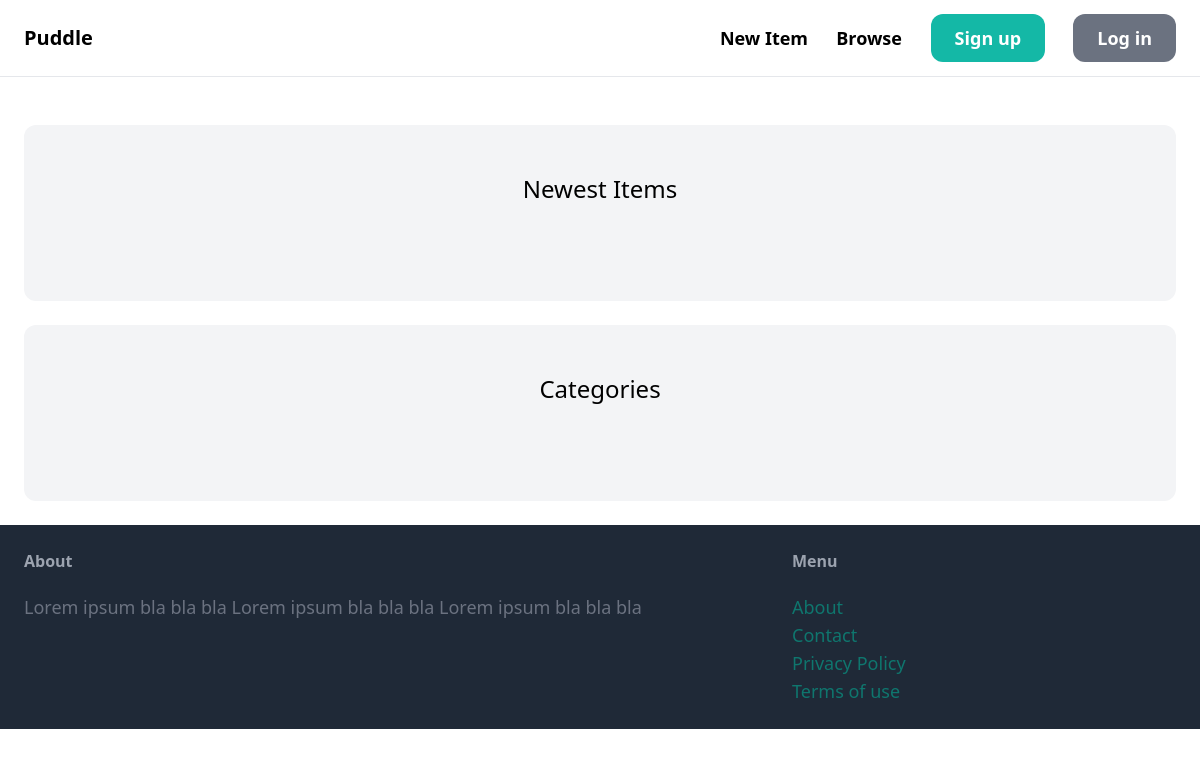
The app's page /, older data.
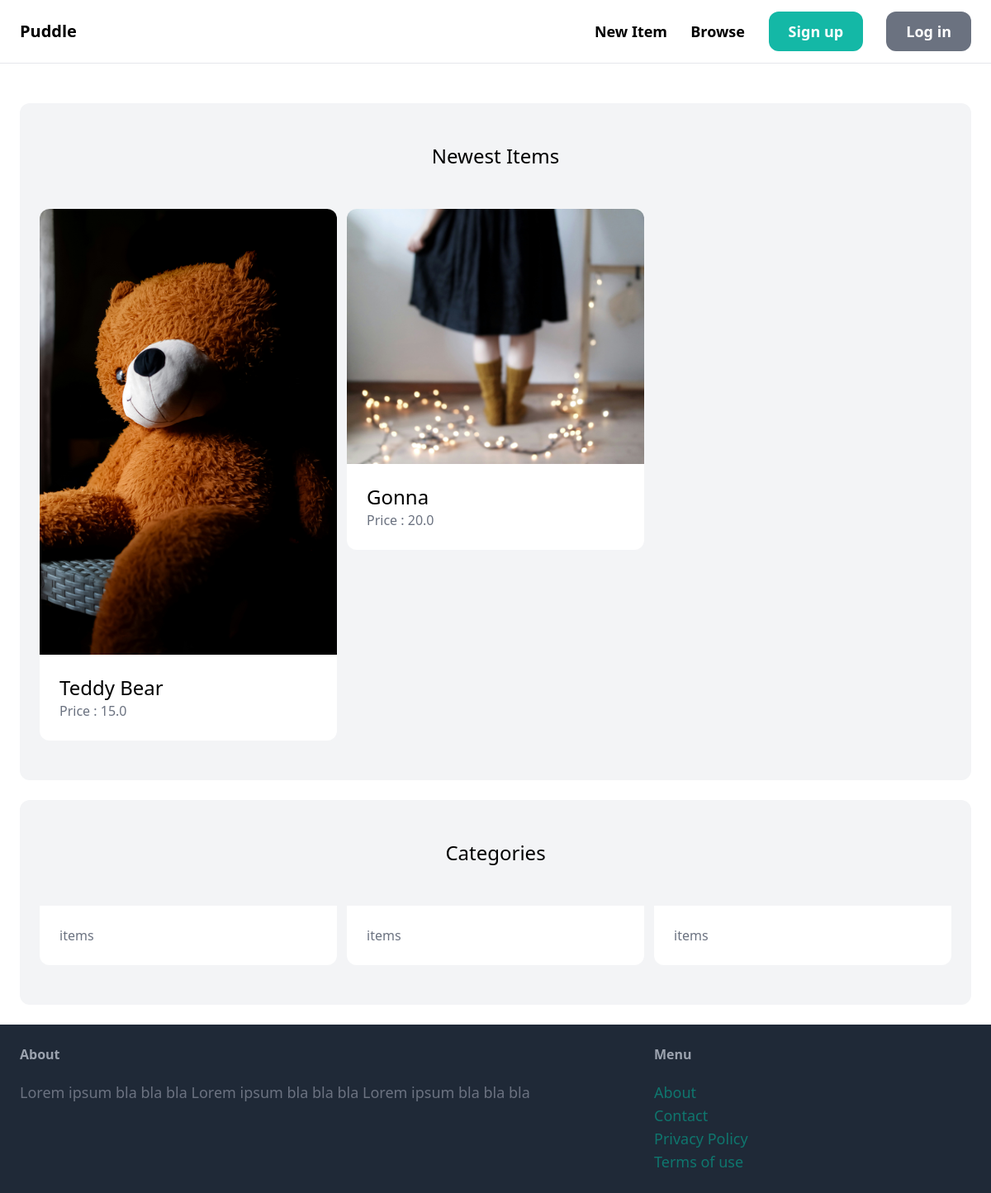
The same page, newer data.
### item/models.py (models this page shows, shortened)
class Item(models.Model):
    category = models. ForeignKey (Category, related_name='items', on_delete= models. CASCADE)
    name = models.CharField(max_length=255)
    description = models.TextField(blank=True, null=True)
    price = models.FloatField()
    image = models.ImageField(upload_to='item_images' ,  blank=True , null=True)
    is_sold = models.BooleanField(default=False)
    created_by = models.ForeignKey(User , related_name = 'items' ,  on_delete=models.CASCADE)
    created_at = models.DateTimeField(auto_now_add=True)

class Category(models.Model):
    name=models.CharField(max_length=255)
    class Meta:
        ordering = ('name' ,)
        verbose_name_plural='Categories'

### core/views.py (the view)
# urls.py: path("", index, name="index"),
def index(request) :
    items = Item.objects.filter(is_sold = False)[0:6]
    categories = Category.objects.all()
    return render(request, "core/index.html" , {
         'categories' : categories,
         'items' : items
    })

### core/templates/core/index.html (shortened to what this page needs)
{% extends 'core/base.html'%} {%block title%} Welcome {%endblock %} {% block
content %} {%block content%}
<div class="mt-6 px-6 py-12 bg-gray-100 rounded-xl">
  <h2 class="mb-12 text-2xl text-center">Newest Items</h2>
  <div class="grid grid-cols-3 gap-3">
    {% for item in items %}
    <div>
      <a href="{% url 'item:detail' item.id %}">
        <div>
          <img src="{{ item.image.url }}" alt="" class="rounded-t-xl" />
        </div>
        <div class="p-6 bg-white rounded-b-xl">
          <h2 class="text-2xl">{{ item.name }}</h2>
          <p class="text-gray-500">Price : {{item.price}}</p>
        </div>
      </a>
    </div>
    {%endfor%}
  </div>
</div>
<div class="mt-6 px-6 py-12 bg-gray-100 rounded-xl">
  <h2 class="mb-12 text-2xl text-center">Categories</h2>
  <div class="grid grid-cols-3 gap-3">
    {% for category in categories %}
    <a href="#">
      <div class="p-6 bg-white rounded-b-xl">
        <p class="text-gray-500">{{category.item.count}} items</p>
      </div>
    </a>
    {% endfor %}
  </div>
</div>
{% endblock%}

### core/templates/core/base.html (shortened to what this page needs)
<!DOCTYPE html>
<html lang="en">
  <head>
    <script src="https://cdn.tailwindcss.com"></script>
  </head>
  <body>
    <nav
      class="py-6 px-6 flex justify-between items-center border-b border-gray-200"
    >
      <a href="/" class="text-xl font-semibold">Puddle</a>
      <div class="space-x-6">
        <a href="/" class="text-lg font-semibold hover:text-gray-500"
          >New Item</a
        >
        <a href="/" class="text-lg font-semibold hover:text-gray-500"
          >Browse
        </a>
        <a
          href="#"
          class="px-6 py-3 text-lg font-semibold bg-teal-500 text-white rounded-xl hover:bg-teal-700"
          >Sign up</a
        >
        <a
          href="#"
          class="px-6 py-3 text-lg font-semibold bg-gray-500 text-white rounded-xl hover:bg-gray-700"
          >Log in</a
        >
      </div>
    </nav>
    <div class="px-6 py-6">{% block content%} {% endblock %}</div>
    <footer class="px-6 py-6 flex justify-between bg-gray-800">
      <div class="w-2/3 pr-10">
        <h3 class="mb-5 font-semibold text-gray-400">About</h3>
        <p class="text-lg text-gray-500">
          Lorem ipsum bla bla bla Lorem ipsum bla bla bla Lorem ipsum bla bla
          bla
        </p>
      </div>
      <div class="w-1/3">
        <h3 class="mb-5 font-semibold text-gray-400">Menu</h3>
        <ul class="spcae-y-2">
          <li>
            <a href="#" class="text-lg text-teal-500 hover: text-teal-700"
              >About</a
            >
          </li>
          <li>
            <a
              href="{% url 'contact' %}"
              class="text-lg text-teal-500 hover: text-teal-700"
              >Contact</a
            >
          </li>
          <li>
            <a href="#" class="text-lg text-teal-500 hover: text-teal-700"
              >Privacy Policy</a
            >
          </li>
          <li>
            <a href="#" class="text-lg text-teal-500 hover: text-teal-700"
              >Terms of use</a
            >
          </li>
        </ul>
      </div>
    </footer>
  </body>
</html>

Row changes from the older to the newer data that the page shows:
added Item: image (picture), name "Teddy Bear", price "15.0"
added Item: image (picture), name "Gonna", price "20.0"
